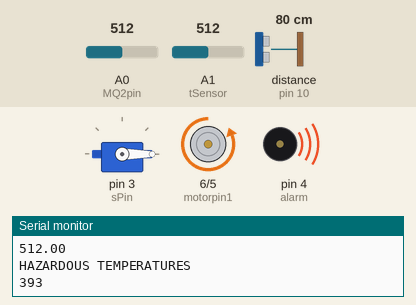
This sketch was run on a simulated Arduino Uno, built with avr-gcc and run on an emulated ATmega328P. Parts: servo, motor-driver pin pairs drawn as motors (green arrow = first pin HIGH = forward, orange = second pin HIGH = backward, longer = more drive), buzzer (waves = sounding), the last lines printed to the serial monitor. Wiring (inferred from the names in the program): ultrasonic range finder: trigger pin 11; echo pin 10. The inputs (shaded band) are chosen by the test bench; at power-on: distance to the obstacle (sensor on pin 10) 80 cm, A1 (tSensor) = 512, A0 (MQ2pin) = 512. The echo pulse lasts 58.3 µs per cm.

Above: at 2.8 s.
2.9 s: distance to the obstacle (sensor on pin 10) set to 14 cm
5.6 s: distance to the obstacle (sensor on pin 10) set to 11 cm
At 8.4 s:
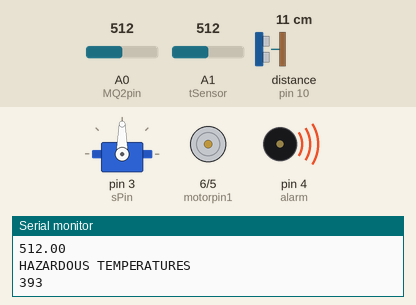
11.8 s: A1 (tSensor) set to 122
At 12.5 s:
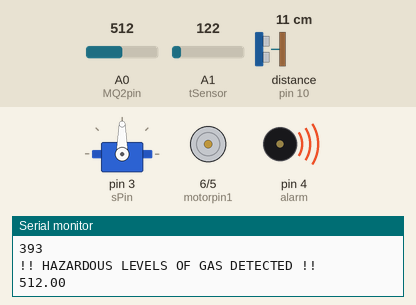
15.3 s: A0 (MQ2pin) set to 93
18.8 s: A0 (MQ2pin) set to 80
At 19.9 s:
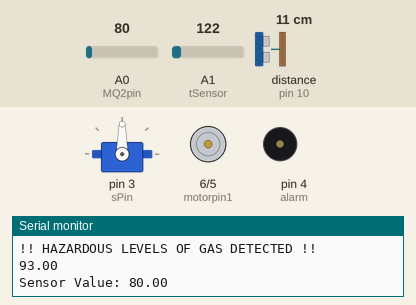
22.3 s: distance to the obstacle (sensor on pin 10) set to 18 cm
At 22.9 s:
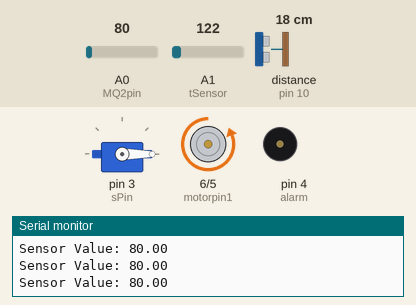
Timing chart, 0 to 25.3 s (numbered marks = the images above; inputs shaded):
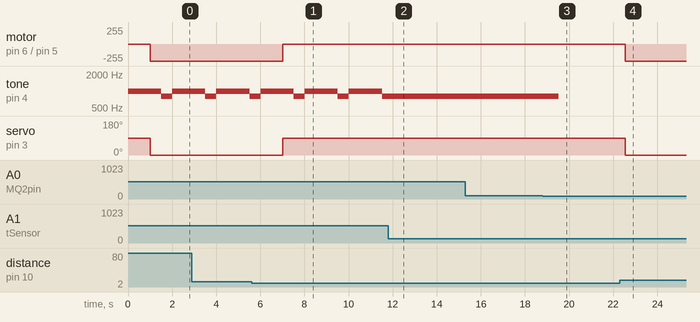

The sketch:

copy_of_hazard_bot_updated_62622_check1.ino
```cpp
#include <Servo.h>
//Servo motor
Servo hazardBot;
int sPin = 3;

//Distance Sensor
int trig = 11;
int echo = 10;

//DC motors
int motorpin1 = 6;
int motorpin2 = 5;

//Distance measurements
float time;
float distance;
float inchMin = 5.0;


//Gas Sensor
int MQ2pin = A0;
const int gas = 0;

//Alarm
const int alarm = 4;

//LED lights
int red = A2;
int blue = A3;
int green = A4;

//Temp Sensor
int tooHot = 0;							//Baseline temperature
int cels = 0;							//celsius
int fahr = 0;							//farenheit
int tSensor = A1;

void setup(){
//Inputs and outputs

	Serial.begin(9600); 				//Serial monitor


  	//Temp Sensor
  	pinMode(tSensor, INPUT);

  	//DC Motor
	pinMode(motorpin1, OUTPUT);
    pinMode(motorpin2, OUTPUT);

	//Distance Sensor
    pinMode(trig, OUTPUT);
    pinMode(echo, INPUT);


  	//Servo motor
    hazardBot.attach(sPin);
    pinMode(sPin, OUTPUT);

  	//Alarm
  	pinMode(alarm, OUTPUT);


}

void loop(){
  	//Gas sensor
  	float gasVal, MQ2pin;
   	gasVal = analogRead(MQ2pin); 				//Read analog input A1

  	//Temp Sensor
  	tooHot = 130;
  	cels = map(((analogRead(tSensor) - 20) * 3.04), 0, 1023, -40, 125);
  	fahr = ((cels * 9) / 5 + 32);

  	if(fahr >= tooHot){
      digitalWrite(red, HIGH);					//light up red led for heat hazard
      digitalWrite(blue, LOW);
      digitalWrite(green, LOW);
      tone(alarm, 1000, 2000);					//different tone for heat haz
      Serial.println("HAZARDOUS TEMPERATURES");
      Serial.println(fahr);
      delay(1000);
    }
  else if (fahr < tooHot & gasVal <= 85){
    digitalWrite(red, LOW);						//turn off both LEDS
    digitalWrite(blue, LOW);
    digitalWrite(green, HIGH);
  }


  	//Servo
  	hazardBot.write(0);

  	//Distance Sensor
  	digitalWrite(trig, LOW);
  	delayMicroseconds(2);
    digitalWrite(trig, HIGH);
  	delayMicroseconds(10);
    digitalWrite(trig, LOW);
    time = pulseIn(echo, HIGH);
    distance = time/148.1;


  //DC motor, Servo motor, Distance
  if (distance >= inchMin){

  	digitalWrite(motorpin1, LOW);		//motors move wheels forward
    digitalWrite(motorpin2, HIGH);
    hazardBot.write(0);
    delay(500);							//Continue straight
  }

  else {
    digitalWrite(motorpin1, LOW);		//motors stop
    digitalWrite(motorpin2, LOW);
    hazardBot.write(90);
    delay(500);							//turn robot 90 degrees
  }

  //Gas Sensor
  if (gasVal >85){
    digitalWrite(blue, HIGH);
    digitalWrite(green, LOW);
    digitalWrite(red, LOW);
    tone(alarm, 800, 1000);  			//800 Hz
    Serial.println("!! HAZARDOUS LEVELS OF GAS DETECTED !!");
    Serial.println(gasVal);
    delay(500);


  }

  else if (gasVal <= 85 & fahr < tooHot){
    digitalWrite(green, HIGH);
    digitalWrite(red, LOW);
    digitalWrite(blue, LOW);
    tone(alarm, 0, 0);
    Serial.print("Sensor Value: ");
    Serial.println(gasVal);
     }


}

float getsensorValue(int pin){
  	return (analogRead(pin));
}

 
```

Measured:
- the behaviour switches between 13 and 12 cm on distance to the obstacle (sensor on pin 10) (found by bisection; images 0 and 1)
- the behaviour switches between 86 and 85 on A0 (MQ2pin) (found by bisection; images 2 and 3)
- after the input at 5.6 s, motor on pin 6 (motorpin1) / pin 5 (motorpin2): backward 255/255 → stopped after 1.4 s; servo on pin 3 (sPin): 0° → 90° after 1.4 s
- after the input at 11.8 s, tone on pin 4 (alarm): stays 800 Hz (without the input it goes to 1000 Hz after 0.22 s)
- after the input at 18.8 s, tone on pin 4 (alarm): 800 Hz → silent after 0.74 s
- after the input at 22.3 s, motor on pin 6 (motorpin1) / pin 5 (motorpin2): stopped → backward 255/255 after 0.25 s; servo on pin 3 (sPin): 90° → 0° after 0.25 s
- by itself, tone on pin 4 (alarm): alternates 1000 Hz for 1.5 s and 800 Hz for 0.50 s
